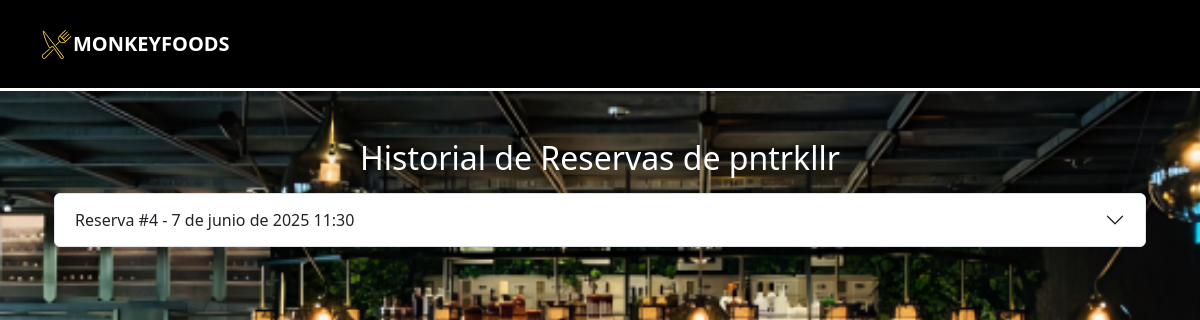
Before: /reservas/historial-usuario/32/ (signed in) with the older database file.
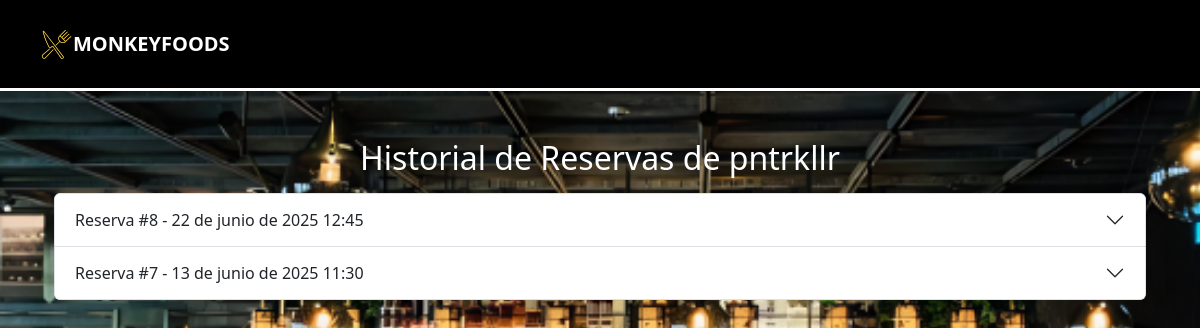
After: the same page with the newer database file.
### apps/reservas/models.py (models this page shows, shortened)
class Reserva(models.Model):
    ESTADOS_RESERVA = (
        ('borrador', 'Borrador'),
        ('completada', 'Completada'),
    )
    id_reserva = models.CharField(max_length=12, unique=True, editable=False)
    cliente = models.ForeignKey(settings.AUTH_USER_MODEL, on_delete=models.CASCADE)
    nombre_reserva = models.CharField(max_length=100)
    fecha = models.DateField()
    hora = models.TimeField()
    telefono = models.CharField(max_length=20)
    comensales = models.PositiveIntegerField(default=1)
    abono = models.DecimalField(max_digits=8, decimal_places=2)
    mesas = models.ManyToManyField('Mesa')
    menu = models.ForeignKey(Menu, on_delete=models.SET_NULL, null=True, blank=True)  #modelo menú
    zona = models.ForeignKey('Zona', on_delete=models.CASCADE, null=True, blank=True)
    estado = models.CharField(max_length=20, choices=ESTADOS_RESERVA, default='borrador')

### apps/reservas/views.py (the view)
# urls.py: path('historial-usuario/<int:usuario_id>/', views.historial_usuario_admin, name='historial_usuario_admin'),
@user_passes_test(es_admin)
def historial_usuario_admin(request, usuario_id):
    usuario = get_object_or_404(CustomUser, id=usuario_id)
    reservas = Reserva.objects.filter(cliente=usuario).order_by('-fecha', '-hora')
    return render(request, 'reservas/historial_usuario_admin.html', {
        'usuario': usuario,
        'reservas': reservas
    })

### apps/reservas/views.py (called while the page is built)
def es_admin(user):
    return user.is_authenticated and user.rol == 4

### apps/reservas/templates/reservas/historial_usuario_admin.html (shortened to what this page needs)
{% extends 'base.html' %}
{% load static %}
{% block content %}
<div class="form-container">
  <div class="container mb-2">
    <h2 class="text-white text-center mb-3">Historial de Reservas de {{ usuario.username }}</h2>
    <div class="accordion" id="accordionReservas">
      {% for reserva in reservas %}
      <div class="accordion-item">
        <h2 class="accordion-header" id="heading{{ reserva.id }}">
          <button class="accordion-button collapsed" type="button" data-bs-toggle="collapse" data-bs-target="#collapse{{ reserva.id }}">
            Reserva #{{ reserva.id }} - {{ reserva.fecha }} {{ reserva.hora }}
          </button>
        </h2>
      </div>
      {% empty %}
      <p class="text-center" style="font-size: 18px; color: grey; font-style: italic;">Este usuario no tiene reservas registradas.</p>
      {% endfor %}
    </div>
  </div>
</div>
{% endblock %}

Changed rows visible on the page:
removed Reserva: id "4", fecha "7 de junio de 2025", hora "11:30"
added Reserva: id "8", fecha "22 de junio de 2025", hora "12:45"
added Reserva: id "7", fecha "13 de junio de 2025", hora "11:30"
